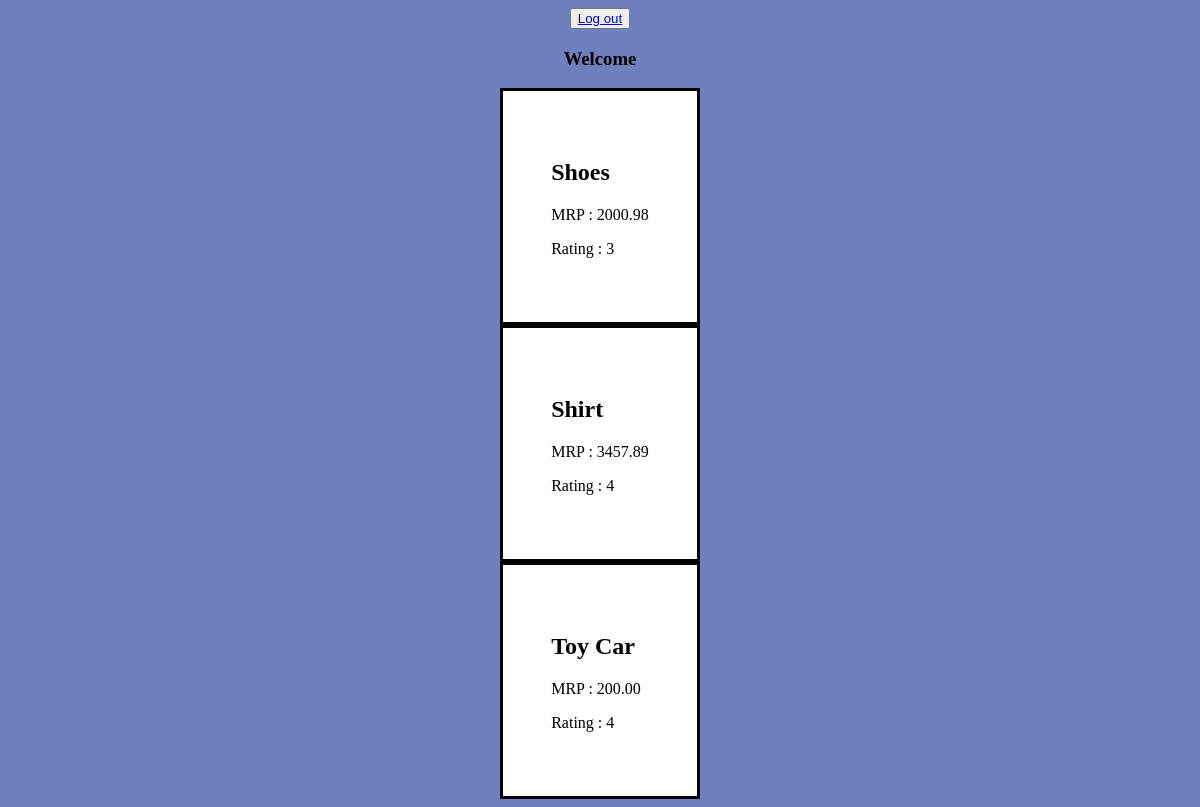
The app's page / (signed in), older data.
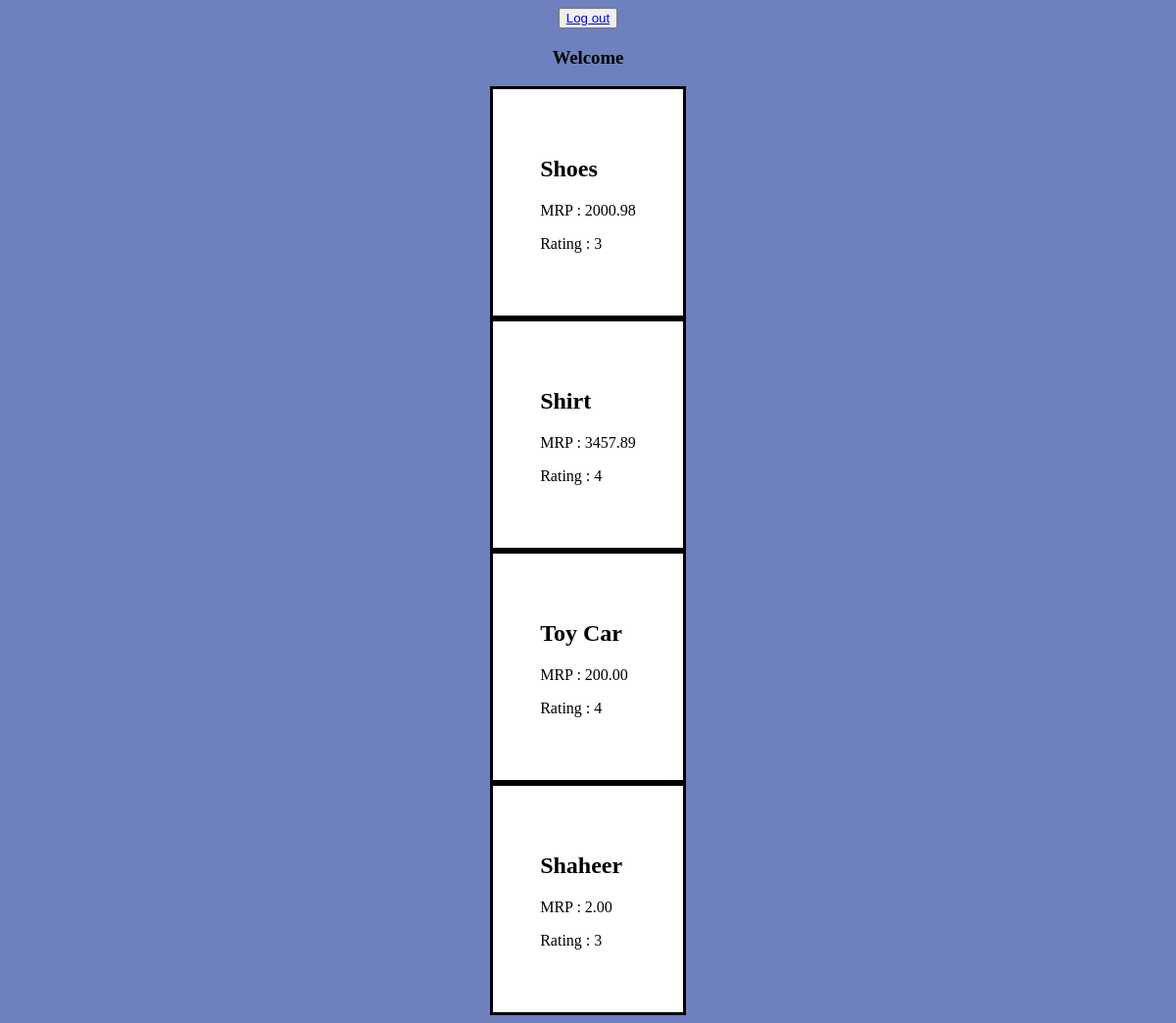
The same page, newer data.
### home_page/models.py (models this page shows, shortened)
class Products(models.Model):
    title = models.CharField(max_length=100,default="sample")
    price = models.DecimalField(max_digits=7,decimal_places=2,default=1.00)
    rating = models.CharField(max_length=1)

### home_page/views.py (the view)
# urls.py: path('',views.home_view,name="home_view")
@cache_control(no_cache=True, must_revalidate=True, no_store=True)
def home_view(request):
    if 'userid' in request.session:
        product = {
            'products' : products
        }
        response = render(request,'home_page/index.html',product)
        response.set_cookie('test','This data is stored in broweser as a cookie.',600)
        return response
    return redirect('login_page')

### home_page/templates/home_page/index.html
{% extends 'home_page/base.html' %}
{% block content %}
{% load static %}
    <header>
        <div>
            <button><a href="user/logout">Log out</a></button>
        </div>
        {% block home_page_css %}
            <link rel="stylesheet" href=" {% static 'home_page/styles/style.css'%} ">
        {% endblock %}
    </header>
    <div>
        <h3>Welcome </h3>
    </div>
    <section>
        {% for product in products %}
            <div class="products">
                <h1>{{product.title}}</h1>
                <p>MRP : {{product.price}}</p>
                <p>Rating : {{product.rating}}</p>
            </div>
        {% endfor %}
    </section>
{% endblock content %}

### home_page/templates/home_page/base.html (shortened to what this page needs)
<!DOCTYPE html>
<html lang="en">
<head>
    {% block home_page_css %}{% endblock  %}
</head>
<body>
    {% block content%}  {% endblock %}
</body>
</html>

### home_page/static/home_page/styles/style.css (style rules this page uses)
body { background-color: #6e80bd; display: flex; flex-direction: column; align-items: center; }
.products { border:solid; background-color: white; padding: 3rem; }

Row changes from the older to the newer data that the page shows:
added Products: title "Shaheer", price "2.00", rating "3"
